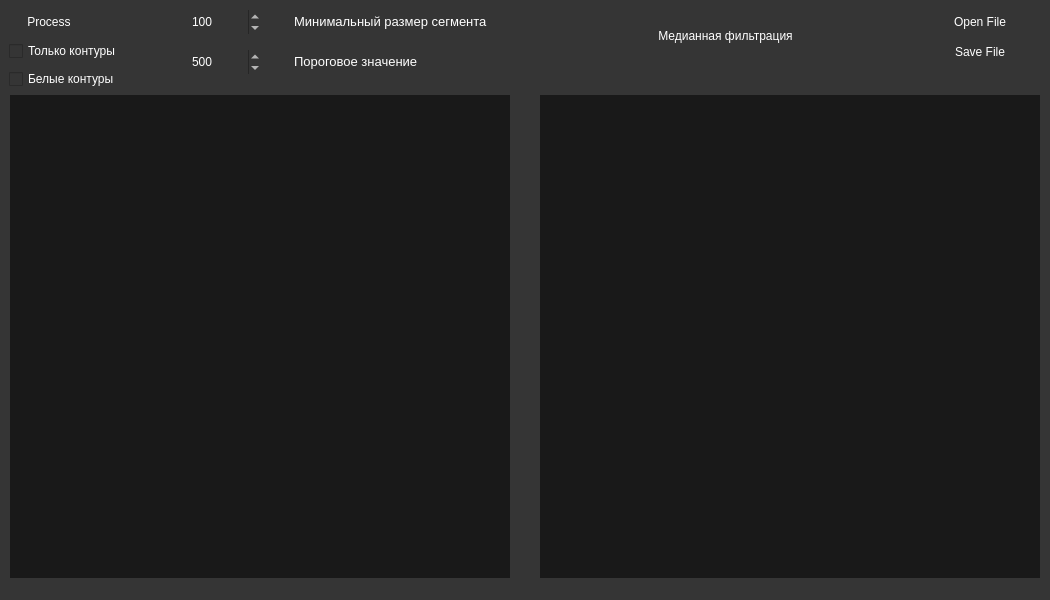
<?xml version="1.0" encoding="UTF-8"?>
<ui version="4.0">
 <class>MainWindow</class>
 <widget class="QMainWindow" name="MainWindow">
  <property name="geometry">
   <rect>
    <x>0</x>
    <y>0</y>
    <width>1050</width>
    <height>600</height>
   </rect>
  </property>
  <property name="windowTitle">
   <string>Image Segmenter by Egor Pluzhnikov</string>
  </property>
  <property name="windowOpacity">
   <double>1.000000000000000</double>
  </property>
  <property name="styleSheet">
   <string notr="true">background-color: rgb(53, 53, 53);
color: rgb(255, 255, 255);</string>
  </property>
  <widget class="QWidget" name="centralWidget">
   <widget class="QLabel" name="label_2">
    <property name="geometry">
     <rect>
      <x>540</x>
      <y>95</y>
      <width>500</width>
      <height>500</height>
     </rect>
    </property>
    <property name="styleSheet">
     <string notr="true">background-color: rgb(25, 25, 25);</string>
    </property>
    <property name="text">
     <string/>
    </property>
   </widget>
   <widget class="QCheckBox" name="checkBox">
    <property name="geometry">
     <rect>
      <x>9</x>
      <y>40</y>
      <width>124</width>
      <height>22</height>
     </rect>
    </property>
    <property name="styleSheet">
     <string notr="true">color: rgb(255, 255, 255);</string>
    </property>
    <property name="text">
     <string>Только контуры</string>
    </property>
   </widget>
   <widget class="QCheckBox" name="checkBox_2">
    <property name="geometry">
     <rect>
      <x>9</x>
      <y>68</y>
      <width>121</width>
      <height>22</height>
     </rect>
    </property>
    <property name="styleSheet">
     <string notr="true">color: rgb(255, 255, 255);</string>
    </property>
    <property name="text">
     <string>Белые контуры</string>
    </property>
   </widget>
   <widget class="QLabel" name="label">
    <property name="geometry">
     <rect>
      <x>10</x>
      <y>95</y>
      <width>500</width>
      <height>500</height>
     </rect>
    </property>
    <property name="styleSheet">
     <string notr="true">background-color: rgb(25, 25, 25);</string>
    </property>
    <property name="text">
     <string/>
    </property>
   </widget>
   <widget class="QPushButton" name="pushProcess">
    <property name="geometry">
     <rect>
      <x>9</x>
      <y>10</y>
      <width>80</width>
      <height>24</height>
     </rect>
    </property>
    <property name="autoFillBackground">
     <bool>false</bool>
    </property>
    <property name="styleSheet">
     <string notr="true">background-color: rgb(25, 25, 25);
color: rgb(255, 255, 255);</string>
    </property>
    <property name="text">
     <string>Process</string>
    </property>
    <property name="autoDefault">
     <bool>false</bool>
    </property>
    <property name="default">
     <bool>false</bool>
    </property>
    <property name="flat">
     <bool>true</bool>
    </property>
   </widget>
   <widget class="QSpinBox" name="Threshold_SB">
    <property name="geometry">
     <rect>
      <x>190</x>
      <y>50</y>
      <width>70</width>
      <height>24</height>
     </rect>
    </property>
    <property name="styleSheet">
     <string notr="true">color: rgb(255, 255, 255);
border-color: rgb(0, 0, 0);
gridline-color: rgb(25, 25, 25);</string>
    </property>
    <property name="wrapping">
     <bool>false</bool>
    </property>
    <property name="frame">
     <bool>false</bool>
    </property>
    <property name="minimum">
     <number>1</number>
    </property>
    <property name="maximum">
     <number>100000</number>
    </property>
    <property name="value">
     <number>500</number>
    </property>
   </widget>
   <widget class="QSpinBox" name="MinSize_SB">
    <property name="geometry">
     <rect>
      <x>190</x>
      <y>10</y>
      <width>70</width>
      <height>24</height>
     </rect>
    </property>
    <property name="styleSheet">
     <string notr="true">color: rgb(255, 255, 255);</string>
    </property>
    <property name="frame">
     <bool>false</bool>
    </property>
    <property name="minimum">
     <number>1</number>
    </property>
    <property name="maximum">
     <number>100000</number>
    </property>
    <property name="value">
     <number>100</number>
    </property>
   </widget>
   <widget class="QTextBrowser" name="textBrowser">
    <property name="geometry">
     <rect>
      <x>290</x>
      <y>10</y>
      <width>250</width>
      <height>24</height>
     </rect>
    </property>
    <property name="styleSheet">
     <string notr="true">background-color: rgb(53, 53, 53);
color: rgb(255, 255, 255);</string>
    </property>
    <property name="frameShape">
     <enum>QFrame::NoFrame</enum>
    </property>
    <property name="html">
     <string>&lt;!DOCTYPE HTML PUBLIC &quot;-//W3C//DTD HTML 4.0//EN&quot; &quot;http://www.w3.org/TR/REC-html40/strict.dtd&quot;&gt;
&lt;html&gt;&lt;head&gt;&lt;meta name=&quot;qrichtext&quot; content=&quot;1&quot; /&gt;&lt;style type=&quot;text/css&quot;&gt;
p, li { white-space: pre-wrap; }
&lt;/style&gt;&lt;/head&gt;&lt;body style=&quot; font-family:'Ubuntu'; font-size:10pt; font-weight:400; font-style:normal;&quot;&gt;
&lt;p style=&quot; margin-top:0px; margin-bottom:0px; margin-left:0px; margin-right:0px; -qt-block-indent:0; text-indent:0px;&quot;&gt;Минимальный размер сегмента&lt;/p&gt;&lt;/body&gt;&lt;/html&gt;</string>
    </property>
   </widget>
   <widget class="QTextBrowser" name="textBrowser_2">
    <property name="geometry">
     <rect>
      <x>290</x>
      <y>50</y>
      <width>250</width>
      <height>24</height>
     </rect>
    </property>
    <property name="contextMenuPolicy">
     <enum>Qt::DefaultContextMenu</enum>
    </property>
    <property name="frameShape">
     <enum>QFrame::NoFrame</enum>
    </property>
    <property name="html">
     <string>&lt;!DOCTYPE HTML PUBLIC &quot;-//W3C//DTD HTML 4.0//EN&quot; &quot;http://www.w3.org/TR/REC-html40/strict.dtd&quot;&gt;
&lt;html&gt;&lt;head&gt;&lt;meta name=&quot;qrichtext&quot; content=&quot;1&quot; /&gt;&lt;style type=&quot;text/css&quot;&gt;
p, li { white-space: pre-wrap; }
&lt;/style&gt;&lt;/head&gt;&lt;body style=&quot; font-family:'Ubuntu'; font-size:10pt; font-weight:400; font-style:normal;&quot;&gt;
&lt;p style=&quot; margin-top:0px; margin-bottom:0px; margin-left:0px; margin-right:0px; -qt-block-indent:0; text-indent:0px;&quot;&gt;&lt;span style=&quot; color:#ffffff;&quot;&gt;Пороговое значение&lt;/span&gt;&lt;/p&gt;&lt;/body&gt;&lt;/html&gt;</string>
    </property>
   </widget>
   <widget class="QPushButton" name="pushOpen">
    <property name="geometry">
     <rect>
      <x>940</x>
      <y>10</y>
      <width>80</width>
      <height>24</height>
     </rect>
    </property>
    <property name="text">
     <string>Open File</string>
    </property>
    <property name="flat">
     <bool>true</bool>
    </property>
   </widget>
   <widget class="QPushButton" name="pushSave">
    <property name="geometry">
     <rect>
      <x>940</x>
      <y>40</y>
      <width>80</width>
      <height>24</height>
     </rect>
    </property>
    <property name="text">
     <string>Save File</string>
    </property>
    <property name="flat">
     <bool>true</bool>
    </property>
   </widget>
   <widget class="QPushButton" name="pushFilter">
    <property name="geometry">
     <rect>
      <x>640</x>
      <y>20</y>
      <width>171</width>
      <height>31</height>
     </rect>
    </property>
    <property name="text">
     <string>Медианная фильтрация</string>
    </property>
    <property name="flat">
     <bool>true</bool>
    </property>
   </widget>
  </widget>
  <widget class="QMenuBar" name="menuBar">
   <property name="geometry">
    <rect>
     <x>0</x>
     <y>0</y>
     <width>1050</width>
     <height>21</height>
    </rect>
   </property>
  </widget>
  <widget class="QStatusBar" name="statusBar"/>
  <action name="actionOpen">
   <property name="text">
    <string>Open</string>
   </property>
  </action>
  <action name="actionSave">
   <property name="text">
    <string>Save</string>
   </property>
  </action>
  <action name="actionExit">
   <property name="text">
    <string>Exit</string>
   </property>
  </action>
 </widget>
 <layoutdefault spacing="6" margin="11"/>
 <resources/>
 <connections/>
</ui>
